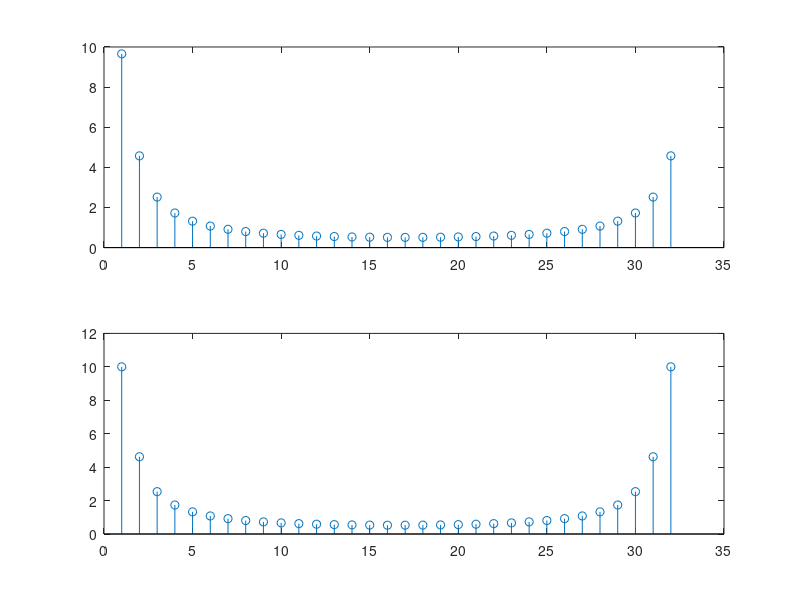

This figure's MATLAB source:
n = 0:31;
x = (0.9).^n
X = fft(x);

subplot(2, 1, 1)
stem(abs(X))

% new = 0:310;
xnondft = 1./abs(1-0.9*exp(-i*2*pi*n/31))
subplot(2, 1, 2)
stem((xnondft))